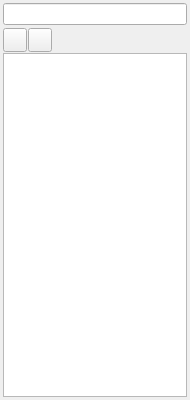
<?xml version="1.0" encoding="UTF-8"?>
<ui version="4.0">
 <class>GV_DrawingListWidget</class>
 <widget class="QWidget" name="GV_DrawingListWidget">
  <property name="geometry">
   <rect>
    <x>0</x>
    <y>0</y>
    <width>190</width>
    <height>400</height>
   </rect>
  </property>
  <property name="windowTitle">
   <string>Form</string>
  </property>
  <layout class="QGridLayout" name="gridLayout">
   <property name="margin">
    <number>3</number>
   </property>
   <property name="spacing">
    <number>3</number>
   </property>
   <item row="0" column="0">
    <widget class="QLineEdit" name="leProjectNumber">
     <property name="baseSize">
      <size>
       <width>150</width>
       <height>0</height>
      </size>
     </property>
     <property name="toolTip">
      <string>Project Number</string>
     </property>
    </widget>
   </item>
   <item row="1" column="0">
    <layout class="QVBoxLayout" name="verticalLayout">
     <property name="spacing">
      <number>1</number>
     </property>
     <item>
      <layout class="QHBoxLayout" name="horizontalLayout_2">
       <property name="spacing">
        <number>1</number>
       </property>
       <item>
        <widget class="QPushButton" name="pbAddDrawing">
         <property name="sizePolicy">
          <sizepolicy hsizetype="Minimum" vsizetype="Fixed">
           <horstretch>0</horstretch>
           <verstretch>0</verstretch>
          </sizepolicy>
         </property>
         <property name="minimumSize">
          <size>
           <width>24</width>
           <height>24</height>
          </size>
         </property>
         <property name="maximumSize">
          <size>
           <width>24</width>
           <height>24</height>
          </size>
         </property>
         <property name="toolTip">
          <string>Add customer</string>
         </property>
         <property name="text">
          <string/>
         </property>
         <property name="icon">
          <iconset resource="../../../db/src/gui/db.qrc">
           <normaloff>:/images/icons/add.png</normaloff>:/images/icons/add.png</iconset>
         </property>
         <property name="iconSize">
          <size>
           <width>16</width>
           <height>16</height>
          </size>
         </property>
        </widget>
       </item>
       <item>
        <widget class="QPushButton" name="pbDeleteDrawing">
         <property name="minimumSize">
          <size>
           <width>24</width>
           <height>24</height>
          </size>
         </property>
         <property name="maximumSize">
          <size>
           <width>24</width>
           <height>24</height>
          </size>
         </property>
         <property name="toolTip">
          <string>Delete customer</string>
         </property>
         <property name="text">
          <string/>
         </property>
         <property name="icon">
          <iconset resource="../../../db/src/gui/db.qrc">
           <normaloff>:/images/icons/delete.png</normaloff>:/images/icons/delete.png</iconset>
         </property>
        </widget>
       </item>
       <item>
        <spacer name="horizontalSpacer">
         <property name="orientation">
          <enum>Qt::Horizontal</enum>
         </property>
         <property name="sizeHint" stdset="0">
          <size>
           <width>40</width>
           <height>20</height>
          </size>
         </property>
        </spacer>
       </item>
      </layout>
     </item>
     <item>
      <widget class="QTableView" name="tvDrawingList">
       <property name="sizePolicy">
        <sizepolicy hsizetype="Preferred" vsizetype="Expanding">
         <horstretch>1</horstretch>
         <verstretch>0</verstretch>
        </sizepolicy>
       </property>
       <property name="baseSize">
        <size>
         <width>186</width>
         <height>314</height>
        </size>
       </property>
      </widget>
     </item>
    </layout>
   </item>
  </layout>
 </widget>
 <resources>
  <include location="../../../db/src/gui/db.qrc"/>
 </resources>
 <connections/>
</ui>
